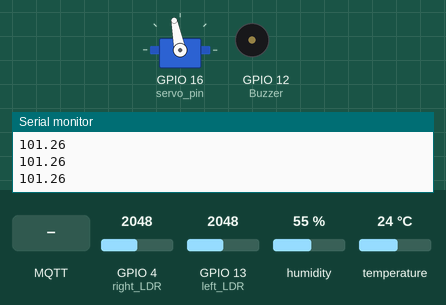
Recording of a sketch running on a simulated ESP32. Parts: servo, buzzer (waves = sounding), the last lines printed to the serial monitor. Inputs (shaded band) come from the test bench; at power-on: GPIO 4 (right_LDR) = 2048, GPIO 13 (left_LDR) = 2048, humidity 55 %, temperature 24 °C. WiFi joins after 1.5 s; servers stay silent unless stated; no MQTT or app messages arrive unless stated.

Above: at 2.7 s.
2.8 s: MQTT message "1" arrives on the first subscribed topic
At 3.6 s:
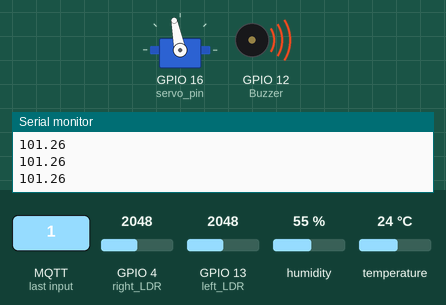
4.4 s: GPIO 4 (right_LDR) set to 2112
At 4.9 s:
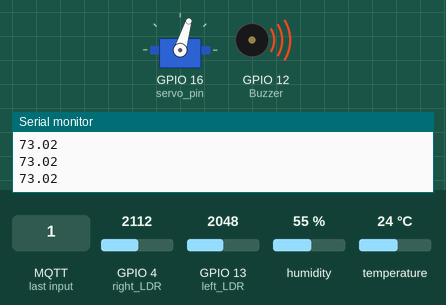
5.9 s: GPIO 13 (left_LDR) set to 2145
At 6.9 s:
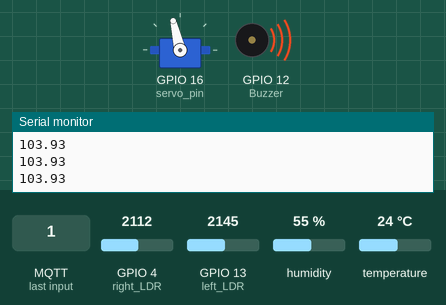
7.4 s: MQTT message "3" arrives on the third subscribed topic
At 10.2 s:
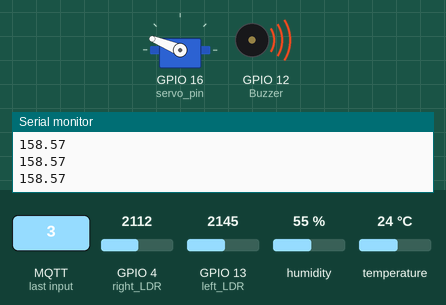
10.4 s: MQTT message "ENTC-ON-OFF-SPD" arrives on the first subscribed topic
At 10.9 s:
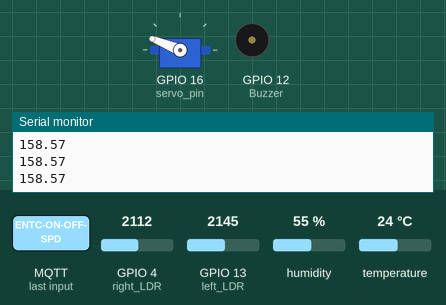
12.0 s: GPIO 13 (left_LDR) set to 2866
At 13.3 s:
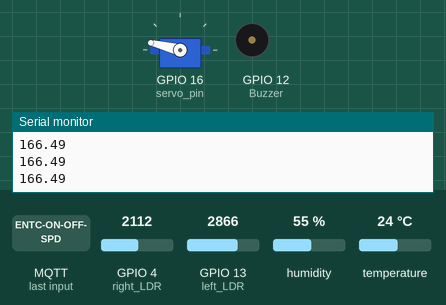
Timing chart, 0 to 14.5 s (numbered marks = the images above; inputs shaded):
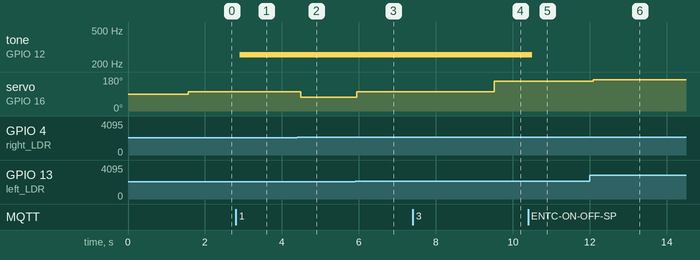

The sketch:

medibox_new_code.ino
```cpp
#include <WiFi.h>
#include <PubSubClient.h>
#include <DHTesp.h>
#include <NTPClient.h>
#include <WiFiUdp.h>
#include <ESP32Servo.h>

#define DHT_Pin 15
#define Buzzer 12
#define left_LDR 13
#define right_LDR 4
#define servo_pin 16

int left_LDR_value=0;
int right_LDR_value=0;
int max_LDR_value=0;
float intensity_value;
bool custom_mode = false;

float angle;
int offset = 30;
float ctrlfactor= 0.75;
float d;

char tempAr[6];
DHTesp dhtsensor;

bool isScheduleledON = false;
unsigned long scheduledOnTime;

WiFiClient espClient;
PubSubClient mqttClient(espClient);

WiFiUDP ntpUDP;
NTPClient timeClient(ntpUDP);

Servo Myservo;

void setup() {
  Serial.begin(115200);

  setupWifi();
  setupMqtt();

  dhtsensor.setup(DHT_Pin,DHTesp::DHT22);

  timeClient.begin();
  timeClient.setTimeOffset(5.5*3600);

  pinMode(Buzzer,OUTPUT);
  digitalWrite(Buzzer,LOW);

  pinMode(left_LDR, INPUT);
  pinMode(right_LDR, INPUT);

  Myservo.attach(servo_pin);

}

void loop() {

  if (!mqttClient.connected()){
    connectToBroker();
  }

  mqttClient.loop();

  updateTemperature();

  mqttClient.publish("ENTC-TEMP-SPD",tempAr);

  check_intensity();

  checkSchedule();

  set_angle();

  delay(100);

}

// Setup Wifi Connection
void setupWifi(){
  WiFi.begin("Wokwi-GUEST","");

  while(WiFi.status() != WL_CONNECTED){
    delay(500);
    Serial.print(".");
  }

  Serial.print("Conected...!!!");
  Serial.println(WiFi.localIP());


}

// Update Temperature
void updateTemperature(){
  TempAndHumidity data = dhtsensor.getTempAndHumidity();
  String(data.temperature,2).toCharArray(tempAr,6);
}

// Setup Mqtt
void setupMqtt(){
  mqttClient.setServer("test.mosquitto.org",1883);
  mqttClient.setCallback(receiveCallback);
}

// Setup function to connect to broker
void connectToBroker(){
  while(!mqttClient.connected()){
    Serial.print("Attempting MQTT conection...");
    if(mqttClient.connect("ESP32-123456")){
      Serial.println("Connected!");
      // Subscribing
      mqttClient.subscribe("ENTC-ON-OFF-SPD");
      mqttClient.subscribe("ENTC-SCH-ON-SPD");
      mqttClient.subscribe("SPD-MEDIBOX-MENU");
      mqttClient.subscribe("SPD-MEDIBOX-MINANGLE-OUT");
      mqttClient.subscribe("SPD-MEDIBOX-CTRLFACTOR-OUT");
    }else{
      Serial.print("failed ");
      Serial.print(mqttClient.state());
      delay(5000);
    }
  }

}

// Function to turn on and off the Buzzer
void buzzerOn(bool on){
  if(on){
    tone(Buzzer,256);
  }else{
    noTone(Buzzer);
  }
}

// Function which calls when subcribed data arrived
void receiveCallback(char* topic,byte* payload,unsigned int length){
  Serial.print("Message arrived [");
  Serial.print(topic);
  Serial.print("]");

  char payloadCharAr[length];
  for(int i=0;i<length;i++){
    Serial.print((char)payload[i]);
    payloadCharAr[i] = (char)payload[i];
  }

  Serial.println();

  if(strcmp(topic,"ENTC-ON-OFF-SPD")==0){// main-switch
    buzzerOn(payloadCharAr[0] == '1');
  }else if(strcmp(topic,"ENTC-SCH-ON-SPD")==0){// schedule-switch
    if(payloadCharAr[0] == 'N'){
      isScheduleledON = false;
    }else{
      isScheduleledON = true;
      scheduledOnTime = atol(payloadCharAr);
    }
  }else if(strcmp(topic,"SPD-MEDIBOX-MENU")==0){// tablet-menu
    if(payloadCharAr[0] == '1'){
      handle_sliders(1);
    }else if(payloadCharAr[0] == '2'){
      handle_sliders(2);
    }else if(payloadCharAr[0] == '3'){
      handle_sliders(3);
    }else if(payloadCharAr[0] == '4'){
      handle_sliders(4);
    }else if(payloadCharAr[0] == '5'){
      handle_sliders(5);
    }
  }else if(custom_mode && strcmp(topic,"SPD-MEDIBOX-MINANGLE-OUT")==0){// minimum angle slider
    offset = atoi(payloadCharAr);
    handle_sliders(4);
  }else if(custom_mode && strcmp(topic,"SPD-MEDIBOX-CTRLFACTOR-OUT")==0){// control factor slider
    ctrlfactor = atof(payloadCharAr);
    handle_sliders(4);
  }
}

// To get time
unsigned long getTime(){
  timeClient.update();
  return timeClient.getEpochTime();

}

// To check the schedule
void checkSchedule(){
  if(isScheduleledON){
    unsigned long currentTime = getTime();
    if(currentTime > scheduledOnTime){
      buzzerOn(true);
      isScheduleledON = false;
      mqttClient.publish("ENTC-MAIN-ON-OFF-SPD","1");
      mqttClient.publish("ENTC-SCHE-ON-OFF-SPD","0");
    }
  }
}

// To check the light intensity
void check_intensity(){
  int max_side;
  left_LDR_value = analogRead(left_LDR);
  right_LDR_value = analogRead(right_LDR);
  if(left_LDR_value >= right_LDR_value){
    max_LDR_value = left_LDR_value;
    max_side = 0;
  }else{
    max_LDR_value = right_LDR_value;
    max_side = 1;
  }
  intensity_value = max_LDR_value/4095.0;
  char i[6];
  String(intensity_value,2).toCharArray(i,6);
  mqttClient.publish("SPD-MEDIBOX-LDR-VALUES",i);// Publishing max LDR value
  //Publishing the maximum LDR value occured side
  if(max_side){
    mqttClient.publish("SPD-MEDIBOX-LDR-SIDE","R");
    d = 0.5;
  }else{
    mqttClient.publish("SPD-MEDIBOX-LDR-SIDE","L");
    d = 1.5;
  }

}

// To handle sliders
void handle_sliders(int mode){
  if(mode == 1){
    mqttClient.publish("SPD-MEDIBOX-MINANGLE","40");
    mqttClient.publish("SPD-MEDIBOX-CTRLFACTOR","0.3");
    delay(2000);
    mqttClient.publish("SPD-MEDIBOX-MINANGLE","disable");
    mqttClient.publish("SPD-MEDIBOX-CTRLFACTOR","disable");
    offset = 30;ctrlfactor = 0.3;
    custom_mode = false;
  }else if(mode == 2){
    mqttClient.publish("SPD-MEDIBOX-MINANGLE","60");
    mqttClient.publish("SPD-MEDIBOX-CTRLFACTOR","0.4");
    delay(2000);
    mqttClient.publish("SPD-MEDIBOX-MINANGLE","disable");
    mqttClient.publish("SPD-MEDIBOX-CTRLFACTOR","disable");
    offset = 60;ctrlfactor = 0.4;
    custom_mode = false;
  }else if(mode == 3){
    mqttClient.publish("SPD-MEDIBOX-MINANGLE","90");
    mqttClient.publish("SPD-MEDIBOX-CTRLFACTOR","0.5");
    delay(2000);
    mqttClient.publish("SPD-MEDIBOX-MINANGLE","disable");
    mqttClient.publish("SPD-MEDIBOX-CTRLFACTOR","disable");
    offset = 90;ctrlfactor = 0.5;
    custom_mode = false;
  }else if(mode == 4){
    mqttClient.publish("SPD-MEDIBOX-MINANGLE","0");
    mqttClient.publish("SPD-MEDIBOX-CTRLFACTOR","0");
    custom_mode = true;
  }else if(mode == 5){
    mqttClient.publish("SPD-MEDIBOX-MINANGLE","30");
    mqttClient.publish("SPD-MEDIBOX-CTRLFACTOR","0.75");
    delay(2000);
    mqttClient.publish("SPD-MEDIBOX-MINANGLE","disable");
    mqttClient.publish("SPD-MEDIBOX-CTRLFACTOR","disable");
    offset = 30;ctrlfactor = 0.75;
    custom_mode = false;
  }

}

// To do the angle calculation and turn the servo motor
void set_angle(){
  float cal_angle = offset*d + (180-offset)*intensity_value*ctrlfactor;
  if(cal_angle > 180.0){
    angle = 180.0;
  }else{
    angle = cal_angle;
  }
  Serial.println(angle);
  Myservo.write(angle);
}
```

Measured:
- the behaviour switches between 2048 and 2049 on GPIO 4 (right_LDR) (found by bisection; images 1 and 2)
- the behaviour switches between 2111 and 2112 on GPIO 13 (left_LDR) (found by bisection; images 2 and 3)
- after the input at 2.8 s, tone on GPIO 12 (Buzzer): silent → 256 Hz after 0.10 s
- after the input at 4.4 s, servo on GPIO 16 (servo_pin): 101° → 73° after 0.08 s
- after the input at 5.9 s, servo on GPIO 16 (servo_pin): 73° → 103° at once
- after the input at 7.4 s, servo on GPIO 16 (servo_pin): 103° → 158° after 2.1 s
- after the input at 10.4 s, tone on GPIO 12 (Buzzer): 256 Hz → silent after 0.11 s
- after the input at 12.0 s, servo on GPIO 16 (servo_pin): 158° → 166° after 0.09 s
